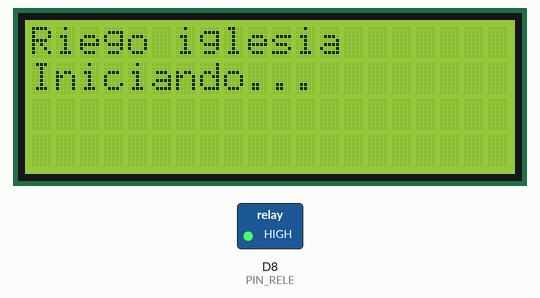
Simulated run of this sketch. Board: Arduino Uno R4 WiFi. Shown: 20×4 character LCD, switched loads named in the sketch (green lamp = pin HIGH). The local clock reads 2024-03-15 10:24:30 at power-on unless the sketch sets it; what the sketch prints to the serial monitor is not drawn.

Above: at 0.1 s.
At 2.54 s:
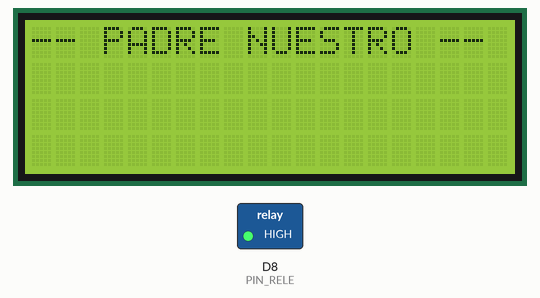
At 11.65 s:
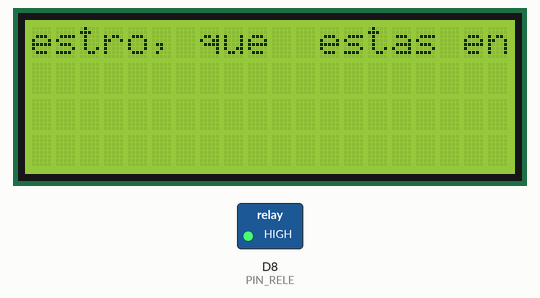
At 21.07 s:
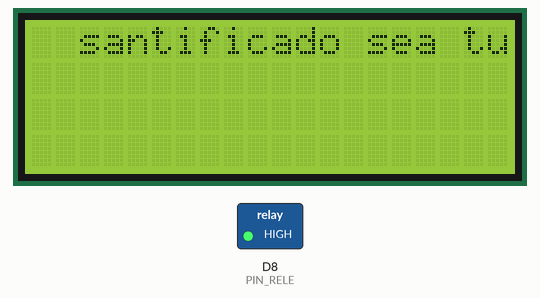
At 30.17 s:
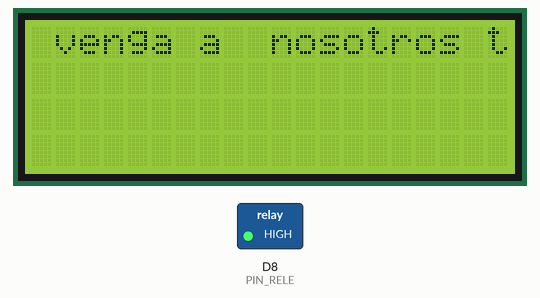
At 39.59 s:
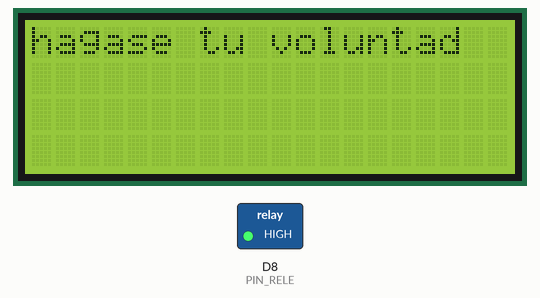

The sketch:

riego_reloj_interno.ino
```cpp
/*
 * ============================================================================
 *  RIEGO AUTOMATICO OFFLINE (reloj interno)  -  Iglesia
 *  Arduino UNO R4 WiFi  -  SIN internet, SIN modulos externos de reloj
 * ============================================================================
 *
 *  Que hace:
 *    - El horario (dias, hora y duracion) esta escrito aqui en el codigo.
 *    - Usa el RELOJ INTERNO del propio UNO R4 (no necesita DS3231).
 *    - Enciende la electrovalvula (rele) el dia y la hora programados y la
 *      apaga cuando se cumple la duracion.
 *    - Muestra el Padre Nuestro y el Ave Maria corriendo en la LCD.
 *
 *  IMPORTANTE sobre la hora:
 *    El reloj interno se pierde si se corta la CORRIENTE, a menos que le
 *    conectes una pila. Para que aguante los cortes de luz:
 *      - Conecta una pila de boton CR2032 (3V):  + al pin VRTC,  - a GND.
 *      - El pin VRTC esta en el header que esta junto al conector de barril.
 *    Con la pila puesta, pones la hora UNA sola vez y ya nunca se pierde.
 *    (Si la corriente NUNCA se corta, puede funcionar sin pila.)
 *
 *  CONEXIONES:
 *    Rele:  pin 8 -> IN1 | 5V -> VCC | GND -> GND   (active-LOW)
 *           +12V -> COM  | NO -> valvula | valvula -> GND fuente
 *           Diodo 1N4007 en paralelo con la valvula (raya hacia +12V)
 *    Pila reloj: CR2032 + -> VRTC | CR2032 - -> GND
 *    LCD (paralelo 4 bits):
 *           GND->GND VDD->5V VO->pote10k(centro) RS->12 RW->GND
 *           E->11 D4->5 D5->4 D6->3 D7->2 BLA->5V(220ohm) BLK->GND
 *
 *  LIBRERIAS:  ninguna extra (RTC y LiquidCrystal ya vienen con el IDE).
 * ============================================================================
 */

#include "RTC.h"
#include <LiquidCrystal.h>

// ####################  PROGRAMA DE RIEGO  ####################
// #########  Edita SOLO esta seccion a tu gusto  #############
const bool RIEGA_LUNES     = true;
const bool RIEGA_MARTES    = true;
const bool RIEGA_MIERCOLES = true;
const bool RIEGA_JUEVES    = true;
const bool RIEGA_VIERNES   = true;
const bool RIEGA_SABADO    = true;
const bool RIEGA_DOMINGO   = true;

const int HORA_RIEGO   = 7;    // hora de inicio  (0 a 23)
const int MINUTO_RIEGO = 0;    // minuto de inicio (0 a 59)
const int DURACION_MIN = 45;   // cuanto dura el riego, en minutos
// ############################################################

// ############  PONER EL RELOJ EN HORA  ######################
// La primera vez (o al cambiar la pila), ajusta estos numeros a la fecha y
// hora ACTUAL, pon FORZAR_PONER_HORA en true, sube el codigo, y en cuanto
// arranque vuelvelo a poner en false y sube otra vez.
const bool FORZAR_PONER_HORA = false;
const int  SET_ANIO   = 2026;
const int  SET_MES    = 7;     // 1-12
const int  SET_DIA    = 20;    // 1-31
const int  SET_HORA   = 14;    // 0-23
const int  SET_MINUTO = 30;    // 0-59
// ############################################################

// ============================ CONFIGURACION HARDWARE =======================
const int  PIN_RELE         = 8;
const bool RELE_ACTIVO_BAJO = true;

const uint8_t LCD_COLS = 20;
const uint8_t LCD_ROWS = 4;
const int     FILA_TEXTO = 0;                // renglon donde corre el texto (0-3)
const unsigned long SCROLL_MS = 300;         // velocidad de la marquesina (ms/caracter)
// ==========================================================================

// LCD en modo paralelo 4 bits.  Orden: (RS, E, D4, D5, D6, D7)
LiquidCrystal lcd(12, 11, 5, 4, 3, 2);

// ---- Estado ----
bool          releEncendido     = false;
unsigned long instanteEncendido = 0;
int           ultimoMinDisparo  = -1;

// ---- Marquesina ----
int           posMarq     = 0;
unsigned long ultimoScroll = 0;
String        marquesina   = "";
int           lenMarq      = 0;

// ---- Oraciones (sin acentos: la LCD estandar no los muestra bien) ----
const char* LINEAS[] = {
  "-- PADRE NUESTRO --",
  "Padre nuestro, que", "estas en el cielo,", "santificado sea tu",
  "Nombre; venga a", "nosotros tu reino;", "hagase tu voluntad",
  "en la tierra como", "en el cielo. Danos", "hoy nuestro pan de",
  "cada dia; perdona", "nuestras ofensas,", "como nosotros",
  "perdonamos a los", "que nos ofenden;", "no nos dejes caer",
  "en la tentacion, y", "libranos del mal.", "Amen.", "",
  "--- AVE MARIA ---",
  "Dios te salve,", "Maria, llena eres", "de gracia, el Senor",
  "es contigo; bendita", "tu eres entre todas", "las mujeres, y",
  "bendito es el fruto", "de tu vientre, Jesus", "Santa Maria, Madre",
  "de Dios, ruega por", "nosotros, pecadores,", "ahora y en la hora",
  "de nuestra muerte.", "Amen.", ""
};
const int N_LINEAS = sizeof(LINEAS) / sizeof(LINEAS[0]);

// ============================ RELE =========================================
void aplicarRele(bool encender) {
  releEncendido = encender;
  uint8_t nivel;
  if (RELE_ACTIVO_BAJO) nivel = encender ? LOW : HIGH;
  else                  nivel = encender ? HIGH : LOW;
  digitalWrite(PIN_RELE, nivel);
}

// Dia de la semana calculado desde la fecha (0=Lunes ... 6=Domingo),
// para no depender del getDayOfWeek() del RTC (que numera distinto).
int diaSemana() {
  RTCTime now;
  RTC.getTime(now);
  int d = now.getDayOfMonth();
  int m = static_cast<int>(now.getMonth()) + 1;       // 1-12
  int y = now.getYear();
  static const int t[] = {0,3,2,5,0,3,5,1,4,6,2,4};
  if (m < 3) y -= 1;
  int w = (y + y/4 - y/100 + y/400 + t[m-1] + d) % 7; // 0=Domingo ... 6=Sabado
  return (w + 6) % 7;                                 // 0=Lunes ... 6=Domingo
}

// ¿Hoy toca regar?  dow: 0=Lunes ... 6=Domingo
bool riegaHoy(int dow) {
  switch (dow) {
    case 0: return RIEGA_LUNES;
    case 1: return RIEGA_MARTES;
    case 2: return RIEGA_MIERCOLES;
    case 3: return RIEGA_JUEVES;
    case 4: return RIEGA_VIERNES;
    case 5: return RIEGA_SABADO;
    case 6: return RIEGA_DOMINGO;
  }
  return false;
}

// ============================ LCD ==========================================
void lcdMensaje(const char* l1, const char* l2) {
  lcd.clear();
  lcd.setCursor(0, 0); lcd.print(l1);
  lcd.setCursor(0, 1); lcd.print(l2);
}

void construirMarquesina() {
  marquesina = "";
  for (int i = 0; i < N_LINEAS; i++) { marquesina += LINEAS[i]; marquesina += "  "; }
  for (int i = 0; i < LCD_COLS; i++) marquesina += ' ';
  lenMarq = marquesina.length();
}

void actualizarLCD() {
  if (millis() - ultimoScroll < SCROLL_MS) return;
  ultimoScroll = millis();
  char buf[LCD_COLS + 1];
  for (int i = 0; i < LCD_COLS; i++) buf[i] = marquesina[(posMarq + i) % lenMarq];
  buf[LCD_COLS] = '\0';
  lcd.setCursor(0, FILA_TEXTO);
  lcd.print(buf);
  posMarq = (posMarq + 1) % lenMarq;
}

// ============================ DIAGNOSTICO ==================================
void imprimirHoraRTC() {
  const char* dias[7] = {"Lunes","Martes","Miercoles","Jueves",
                         "Viernes","Sabado","Domingo"};
  RTCTime now;
  RTC.getTime(now);
  char b[40];
  snprintf(b, sizeof(b), "%02d/%02d/%04d  %02d:%02d:%02d",
           now.getDayOfMonth(), static_cast<int>(now.getMonth()) + 1, now.getYear(),
           now.getHour(), now.getMinutes(), now.getSeconds());
  Serial.print(F(">> El Arduino cree que es: "));
  Serial.print(dias[diaSemana()]);
  Serial.print(F("  "));
  Serial.println(b);
}

// ============================ LOGICA DE RIEGO =============================
void logicaRiego() {
  RTCTime now;
  RTC.getTime(now);
  int hh = now.getHour();
  int mm = now.getMinutes();
  int dow = diaSemana();

  if (!releEncendido) {
    if (riegaHoy(dow) && hh == HORA_RIEGO && mm == MINUTO_RIEGO
        && mm != ultimoMinDisparo) {
      ultimoMinDisparo  = mm;
      instanteEncendido = millis();
      aplicarRele(true);
      Serial.println(F(">> RIEGO INICIADO"));
    }
  }

  if (releEncendido &&
      millis() - instanteEncendido >= (unsigned long)DURACION_MIN * 60000UL) {
    aplicarRele(false);
    Serial.println(F(">> Riego terminado"));
  }
}

// ============================ SETUP / LOOP ================================
void setup() {
  digitalWrite(PIN_RELE, RELE_ACTIVO_BAJO ? HIGH : LOW);
  pinMode(PIN_RELE, OUTPUT);
  aplicarRele(false);

  Serial.begin(9600);
  lcd.begin(LCD_COLS, LCD_ROWS);
  lcdMensaje("Riego iglesia", "Iniciando...");

  RTC.begin();
  // Pone la hora solo si el reloj no esta corriendo (primera vez / pila nueva),
  // o si tu lo fuerzas con FORZAR_PONER_HORA.
  if (FORZAR_PONER_HORA || !RTC.isRunning()) {
    RTCTime inicio(SET_DIA, static_cast<Month>(SET_MES - 1), SET_ANIO,
                   SET_HORA, SET_MINUTO, 0,
                   DayOfWeek::MONDAY, SaveLight::SAVING_TIME_INACTIVE);
    RTC.setTime(inicio);
    Serial.println(F(">> Reloj puesto en la hora inicial del codigo."));
  }
  imprimirHoraRTC();
  delay(2000);

  construirMarquesina();
  lcd.clear();
  ultimoScroll = millis();
}

void loop() {
  logicaRiego();
  actualizarLCD();

  static unsigned long ultimoAviso = 0;
  if (millis() - ultimoAviso >= 10000) {
    ultimoAviso = millis();
    imprimirHoraRTC();
  }

  delay(50);
}
```
